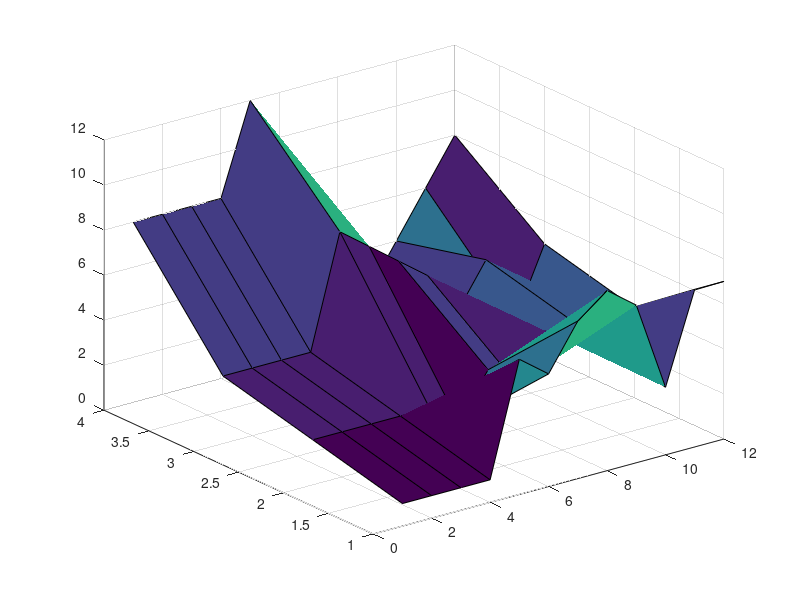
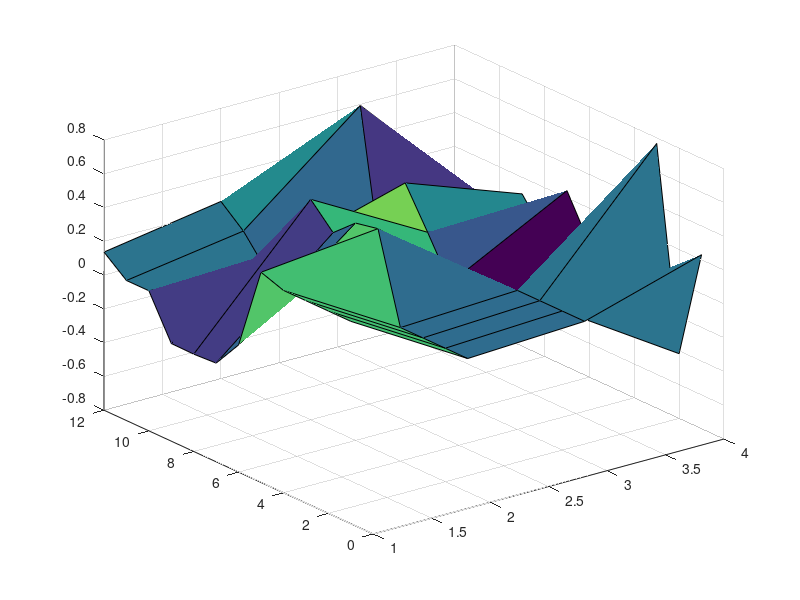

Reproduce these figures in MATLAB, in order.
A = [1,1,1,1;2,2,2,2;3,3,3,3;8,8,8,8];
B = [6,5,7,8;2,1,3,2;8,7,6,5;12,3,2,2];
C = [7,3,7,7;4,4,4,4;3,5,2,5;2,4,6,8];


D = cat(2, A,B,C)
E = cat(1, A,B,C)

surf(D);
figure();

surf(pca(D));
figure();